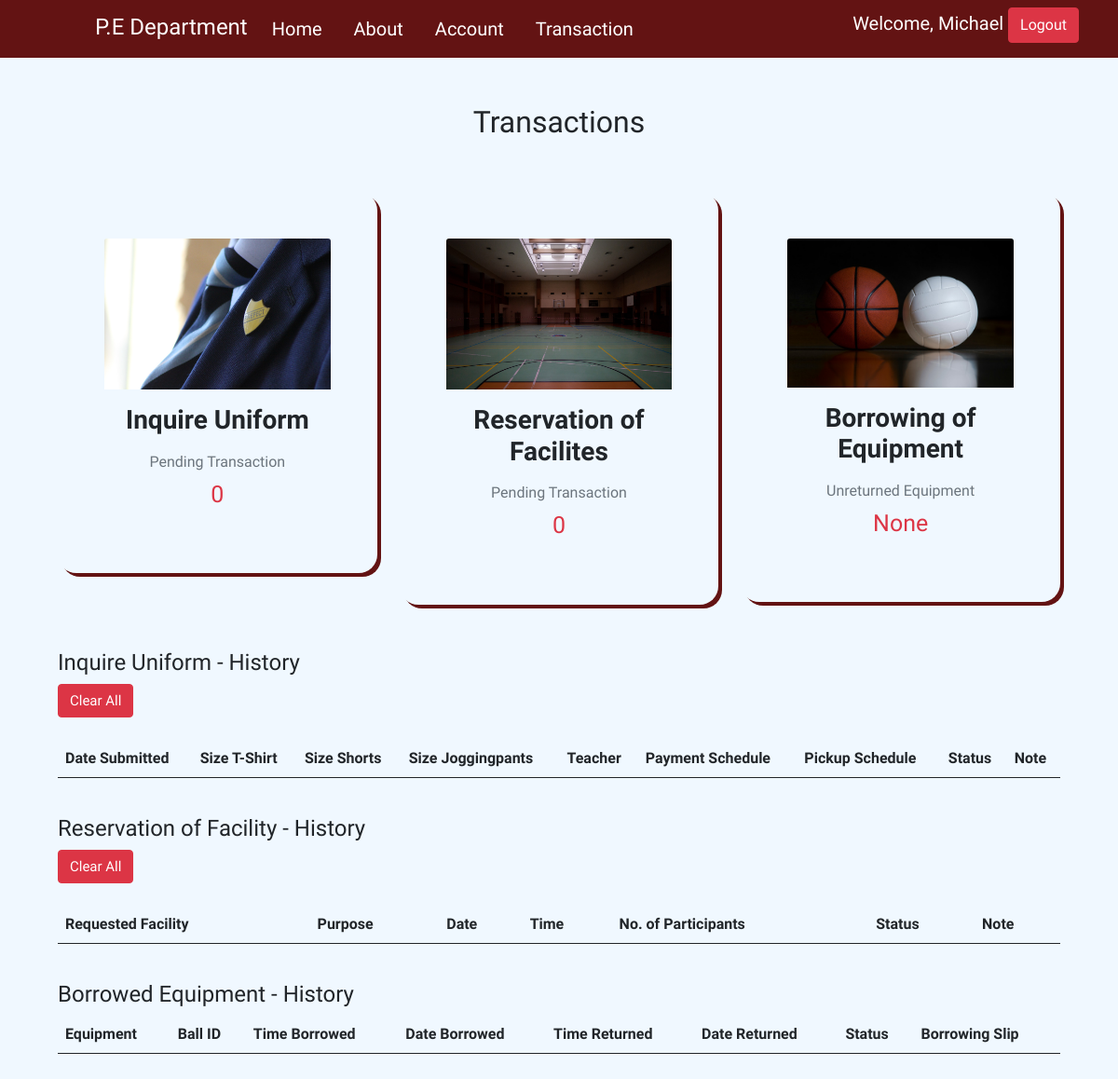
The app's page /transaction.php (signed in), older data.
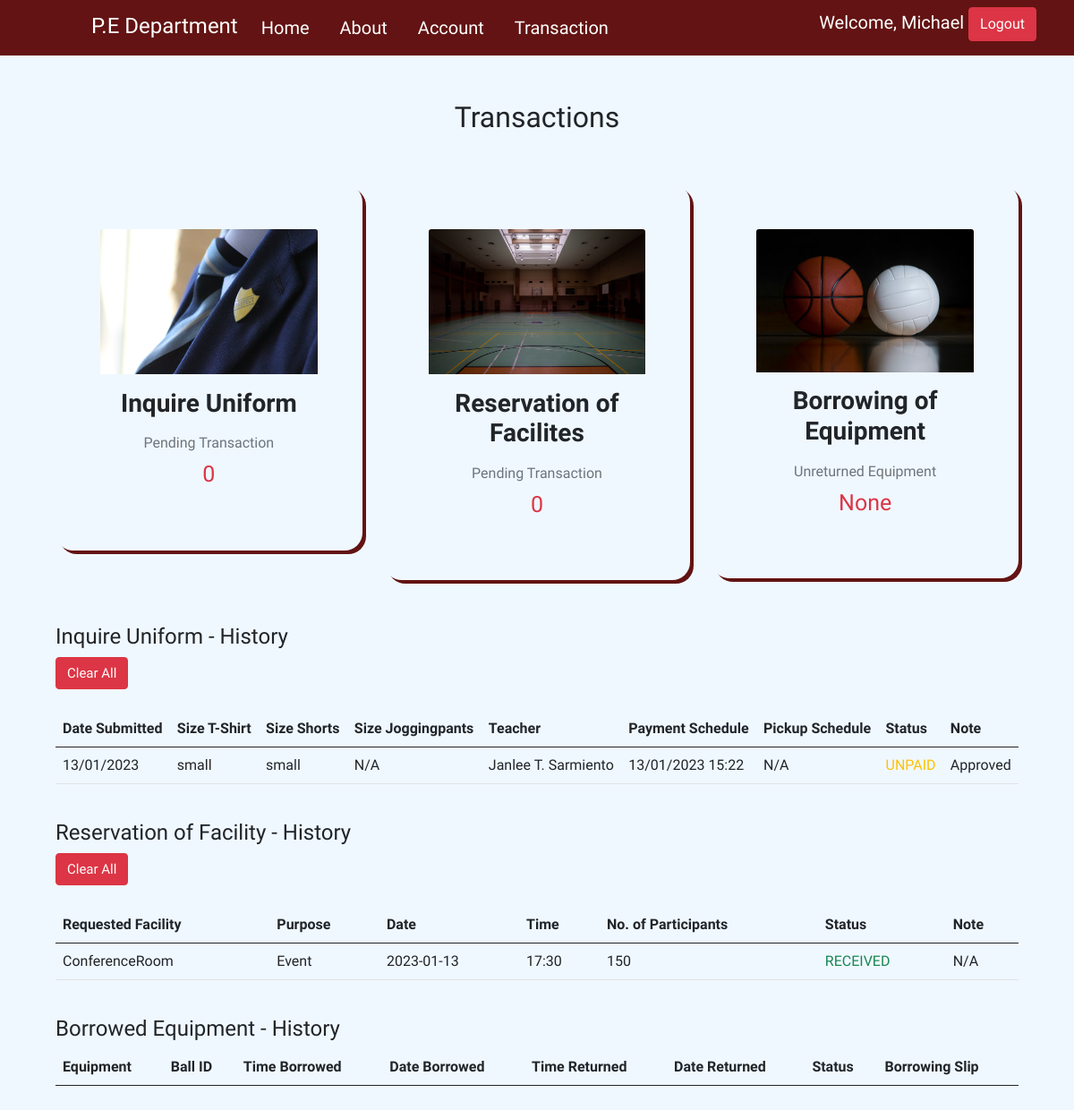
The same page, newer data.
### tables this page shows
CREATE TABLE `inquire` (
  `id` int(11) NOT NULL,
  `id_no` varchar(100) NOT NULL,
  `firstname` varchar(100) NOT NULL,
  `middlename` varchar(100) NOT NULL,
  `lastname` varchar(100) NOT NULL,
  `course` varchar(100) NOT NULL,
  `department` varchar(100) NOT NULL,
  `gender` varchar(100) NOT NULL,
  `teacher` varchar(100) NOT NULL,
  `size_t` varchar(100) NOT NULL,
  `size_s` varchar(100) NOT NULL,
  `size_j` varchar(100) NOT NULL,
  `email` varchar(100) NOT NULL,
  `image` text NOT NULL,
  `status` varchar(100) NOT NULL,
  `note` text NOT NULL,
  `date` text NOT NULL,
  `sched_pay` varchar(100) NOT NULL,
  `sched_pickup` varchar(100) NOT NULL
);

CREATE TABLE `reserve` (
  `id` int(11) NOT NULL,
  `id_no` varchar(100) NOT NULL,
  `email` varchar(100) NOT NULL,
  `name` varchar(100) NOT NULL,
  `dept_course` varchar(100) NOT NULL,
  `date` text NOT NULL,
  `time` text NOT NULL,
  `booking` varchar(100) NOT NULL,
  `purpose` varchar(100) NOT NULL,
  `participants` int(11) NOT NULL,
  `reason` text NOT NULL,
  `status` varchar(100) NOT NULL,
  `resched` text NOT NULL,
  `stat_sound` varchar(100) NOT NULL
);

### transaction.php (the view, shortened to what this page needs)
<?php
  include('connection.php');
?>
<!DOCTYPE html>
<html lang="en">
<head>
    <link rel="stylesheet" href="css/bootstrap.min.css">
    <link rel="stylesheet" href="css/style.css">
    <link rel="stylesheet" href="css/profile.css">
    <link href="https://cdn.jsdelivr.net/npm/boxicons@latest/css/boxicons.min.css" rel="stylesheet">
    <link rel="stylesheet" href="https://unpkg.com/aos@next/dist/aos.css" />
    <link href="https://maxcdn.bootstrapcdn.com/font-awesome/4.7.0/css/font-awesome.min.css" rel="stylesheet" />
    <link rel="stylesheet" type="text/css" href="https://cdn.datatables.net/1.13.1/css/jquery.dataTables.css">
</head>
<body>
<nav class="navbar navbar-expand-lg navbar-light nav-bg sticky-top">
        <div class="container">
          <h4 class="title-pe">P.E Department</h4>
          <div class="collapse navbar-collapse" id="navbarSupportedContent">
            <ul class="navbar-nav me-auto mb-2 mb-lg-0">
              <li class="nav-item">
                <a class="nav-link active" aria-current="page" id="link" href="home.php">Home</a>
              </li>
              <li class="nav-item">
                <a class="nav-link" id="link" href="home.php#about">About</a>
              </li>
              <li class="nav-item">
                <a class="nav-link" id="link" href="account.php">Account</a>
              </li>
              <li class="nav-item">
                <a class="nav-link" id="link" href="transaction.php">Transaction</a>
              </li>
            </ul>
            <div class="d-flex flex-row-reverse bd-highlight">
                <h5 class="title_profile">Welcome,  <?php echo $_SESSION['get_data']['firstname']; ?>
                 <a href="functions.php?logout" type="submit" class="btn btn-danger side" >Logout</a>
                </h5>
            </div>
          </div>
        </div>
      </nav>
      <div class="jumbotron">
        <div class="text-center">
            <h2>Transactions</h2>
        </div>
        <br>
        <div class="container">
            <div class="row" data-aos="zoom-in" data-aos-duration="1000" data-aos-once="true">
                <div class="col-lg-4">
                    <br>
                    <div class="card-body card_custom text-center">
                        <img src="assets/images/sample_uniform.jpg" alt="avatar" class="card-img-top" >
                        <h3 class="my-3"> <strong>Inquire Uniform</strong></h3>
                        <p class="text-muted mb-1">Pending Transaction</p>
                        <?php
                            $account = $_SESSION['get_data']['email'];
                            $query = "SELECT * FROM inquire WHERE email='$account' and status='PENDING'";
                            $result = mysqli_query($conn, $query);
                            $inquire = mysqli_num_rows($result);
                        ?>
                        <p><span class="text-danger" style="font-size:25px"><?php echo $inquire ?></span></p>
                    </div>
                </div>
                <div class="col-lg-4">
                    <br>
                    <div class="card-body card_custom text-center">
                        <img src="assets/images/sample_facility.jpg" alt="avatar" class="card-img-top" >
                        <h3 class="my-3"> <strong>Reservation of Facilites</strong></h3>
                        <p class="text-muted mb-1">Pending Transaction</p>
                        <?php
                            $account = $_SESSION['get_data']['email'];
                            $query = "SELECT * FROM reserve WHERE email='$account' and status='PENDING'";
                            $result = mysqli_query($conn, $query);
                            $reserve = mysqli_num_rows($result);
                        ?>
                        <p><span class="text-danger" style="font-size:25px"><?php echo $reserve ?></span></p>
                    </div>
                </div>
                <div class="col-lg-4">
                    <br>
                    <div class="card-body card_custom text-center">
                        <img src="assets/images/official_equipment.jpg" alt="avatar" class="card-img-top">
                        <h3 class="my-3"> <strong>Borrowing of Equipment</strong></h3>
                        <p class="text-muted mb-1">Unreturned Equipment</p>
                        <?php
                            $account = $_SESSION['get_data']['id_no'];
                            $query = "SELECT * FROM borrowing_machine_info WHERE id_no='$account' and status='UNRETURNED'";
                            $result = mysqli_query($conn, $query);
                            $borrow = mysqli_num_rows($result);
                            $fet_equip = mysqli_fetch_array($result);
                        ?>
                        <?php
                        if ($borrow>0) {
                        ?>
                        <p><span class="text-danger" style="font-size:25px"><?php echo $fet_equip['equipment'] ?></span></p>
                        <?php
                        }else{
                        ?>
                        <p><span class="text-danger" style="font-size:25px">None</span></p>
                        <?php
                        }?>
                    </div>
                </div>
            </div>
            <br><br>
            <h4>Inquire Uniform - History</h4>
            <a class="btn btn-danger" href="" style="font-size:15px;" data-bs-toggle="modal" data-bs-target="#clearAllInquire<?php $_SESSION['get_data']['email'] ?>">Clear All</a>
            <br><br>
            <div class="table-responsive">
                <table class="table table-hover" id="myTable1">
                    <thead>
                        <tr>
                            <th>Date Submitted</th>
                            <th>Size T-Shirt</th>
                            <th>Size Shorts</th>
                            <th>Size Joggingpants</th>
                            <th>Teacher</th>
                            <th>Payment Schedule</th>
                            <th>Pickup Schedule</th>
                            <th>Status</th>
                            <th>Note</th>
                        </tr>
                    </thead>
                    <tbody>
                    <?php
                        $account = $_SESSION['get_data']['email'];
                        $query = "SELECT * FROM inquire WHERE email='$account'";
                        $result = mysqli_query($conn, $query);
                        while ($row = mysqli_fetch_array($result)) {
                    ?>
                    <tr>
                        <td><?php echo $row['date'] ?></td>
                        <td><?php echo $row['size_t'] ?></td>
                        <td><?php echo $row['size_s'] ?></td>
                        <td><?php echo $row['size_j'] ?></td>
                        <td><?php echo $row['teacher'] ?></td>
                        <td><?php echo $row['sched_pay'] ?></td>
                        <td><?php echo $row['sched_pickup'] ?></td>
                        <td>
                            <?php
                                if($row['status'] == 'PENDING'){
                                    echo'
                                        <span class="text-warning">PENDING</span>
                                    ';
                                }elseif($row['status'] == 'UNPAID'){
                                    echo'
                                        <span class="text-warning">UNPAID</span>
                                    ';
                                }elseif($row['status'] == 'PAID'){
                                    echo'
                                        <span class="text-primary">PAID</span>
                                    ';
                                }elseif($row['status'] == 'DECLINED'){
                                    echo'
                                        <span class="text-danger">DECLINED</span>
                                    ';
                                }elseif($row['status'] == 'CANCELED'){
                                    echo'
                                        <span class="text-danger">CANCELED</span>
                                    ';
                                }elseif($row['status'] == 'REFUND'){
                                    echo'
                                        <span class="text-warning">REFUND</span>
                                    ';
                                }
                                else{
                                    echo'
                                        <span class="text-success">RECEIVED</span>
                                    ';
                                }
                            ?>
                        </td>
                        <td><?php echo $row['note'] ?></td>
                    </tr>
                    <?php } ?>
                    </tbody>
                </table>
            </div>
            <br>
            <h4>Reservation of Facility - History</h4>
            <a class="btn btn-danger" href="" style="font-size:15px;" data-bs-toggle="modal" data-bs-target="#clearAllReserve<?php $_SESSION['get_data']['email'] ?>">Clear All</a>
            <br><br>
            <div class="table-responsive">
                <table class="table table-hover" id="myTable2">
                    <thead>
                        <tr>
                            <th>Requested Facility</th>
                            <th>Purpose</th>
                            <th>Date</th>
                            <th>Time</th>
                            <th>No. of Participants</th>
                            <th>Status</th>
                            <th>Note</th>
                        </tr>
                    </thead>
                    <tbody>
                    <?php
                        $account = $_SESSION['get_data']['email'];
                        $query = "SELECT * FROM reserve WHERE email='$account'";
                        $result = mysqli_query($conn, $query);
                        while ($row = mysqli_fetch_array($result)) {
                    ?>
                    <tr>
                        <td><?php echo $row['booking'] ?></td>
                        <td><?php echo $row['purpose'] ?></td>
                        <td><?php echo $row['date'] ?></td>
                        <td><?php echo $row['time'] ?></td>
                        <td><?php echo $row['participants'] ?></td>
                        <td>
                            <?php
                                if($row['status'] == 'PENDING'){
                                    echo'
                                        <span class="text-warning">PENDING</span>
                                    ';
                                }elseif($row['status'] == 'UNPAID'){
                                    echo'
                                        <span class="text-warning">UNPAID</span>
                                    ';
                                }elseif($row['status'] == 'PAID'){
                                    echo'
                                        <span class="text-primary">PAID</span>
                                    ';
                                }elseif($row['status'] == 'DECLINED'){
                                    echo'
                                        <span class="text-danger">DECLINED</span>
                                    ';
                                }elseif($row['status'] == 'CANCELED'){
                                    echo'
                                        <span class="text-danger">CANCELED</span>
                                    ';
                                }
                                else{
                                    echo'
                                        <span class="text-success">RECEIVED</span>
                                    ';
                                }
                            ?>
                        </td>
                        <td><?php echo $row['reason'] ?></td>
                    </tr>
                    <?php } ?>
                    </tbody>
                </table>
            </div>
            <br>
            <h4>Borrowed Equipment - History</h4>
            <div class="table-responsive">
                <table class="table table-hover" id="myTable3">
                    <thead>
                        <tr>
                            <th>Equipment</th>
                            <th>Ball ID</th>
                            <th>Time Borrowed</th>
                            <th>Date Borrowed</th>
                            <th>Time Returned</th>
                            <th>Date Returned</th>
                            <th>Status</th>
                            <th>Borrowing Slip</th>
                        </tr>
                    </thead>
                </table>
            </div>
        </div>
</body>
</html>

### css/style.css (style rules this page uses)
* { font-family: 'Source Sans Pro', sans-serif; scroll-behavior: smooth; }
.nav-bg { background-color: rgb(99, 19, 19) !important; }
.title-pe { padding-top: 5px; color: white; margin-left: 10px; }
.nav-link { margin-left: 18px; font-size: 18px; }
#link { color: white; font-size: 20px; }
.title_profile { color: white; }
.side { margin-left: 10px; }
.jumbotron { background-color: aliceblue; padding: 50px; padding-bottom: 70px; }
.card_custom { box-shadow: 4px 4px rgb(151, 8, 8); }
.card_custom { padding: 50px; border-radius: 20px; box-shadow: 4px 4px rgb(99, 19, 19); }
@media only screen and (max-width: 1300px) { .side { margin-left: 0px; } }

Row changes from the older to the newer data that the page shows:
added inquire: date "13/01/2023", size_t "small", size_s "small", size_j "N/A", teacher "Janlee T. Sarmiento", sched_pay "13/01/2023 15:22", sched_pickup "N/A", status "UNPAID", note "Approved"
added reserve: booking "ConferenceRoom", purpose "Event", date "2023-01-13", time "17:30", participants "150", status "RECEIVED", reason "N/A"
